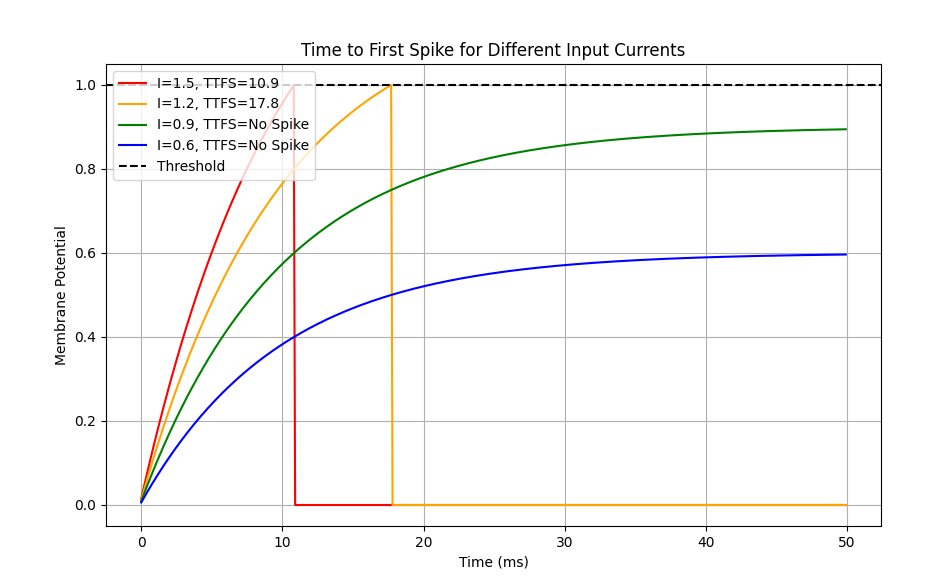

Write Python code to recreate this figure.
import numpy as np
import matplotlib.pyplot as plt

# Neuron Parameters
V_threshold = 1.0      # Spike threshold
V_reset = 0.0          # Reset potential
tau_m = 10.0           # Membrane time constant (for leak)
simulation_time = 50   # Total time to simulate (ms)
dt = 0.1               # Simulation time step (ms)

# Input Currents (representing different stimulus strengths)
input_currents = [1.5, 1.2, 0.9, 0.6]
colors = ['red', 'orange', 'green', 'blue']
ttfs = []  # To store the Time to First Spike for each current

# Create time array
time = np.arange(0, simulation_time, dt)

plt.figure(figsize=(10, 6))

for i, I in enumerate(input_currents):
    V = V_reset  # Start at reset potential
    spike_time = None
    membrane_potential = []

    for t in time:
        # Leaky Integrate-and-Fire dynamics
        dV = (-V + I) / tau_m * dt
        V += dV

        # Check for spike
        if V >= V_threshold and spike_time is None:
            spike_time = t  # Record the time of the first spike
            V = V_reset     # Reset membrane potential

        # After the first spike, clamp the voltage to reset
        if spike_time is not None:
            V = V_reset

        membrane_potential.append(V)

    # Plot the membrane potential trace
    plt.plot(time, membrane_potential, color=colors[i], label=f'I={I}, TTFS={spike_time if spike_time else "No Spike"}')
    ttfs.append(spike_time)

plt.axhline(y=V_threshold, color='k', linestyle='--', label='Threshold')
plt.xlabel('Time (ms)')
plt.ylabel('Membrane Potential')
plt.title('Time to First Spike for Different Input Currents')
plt.legend()
plt.grid(True)
plt.show()

print("Times to First Spike:", ttfs)
